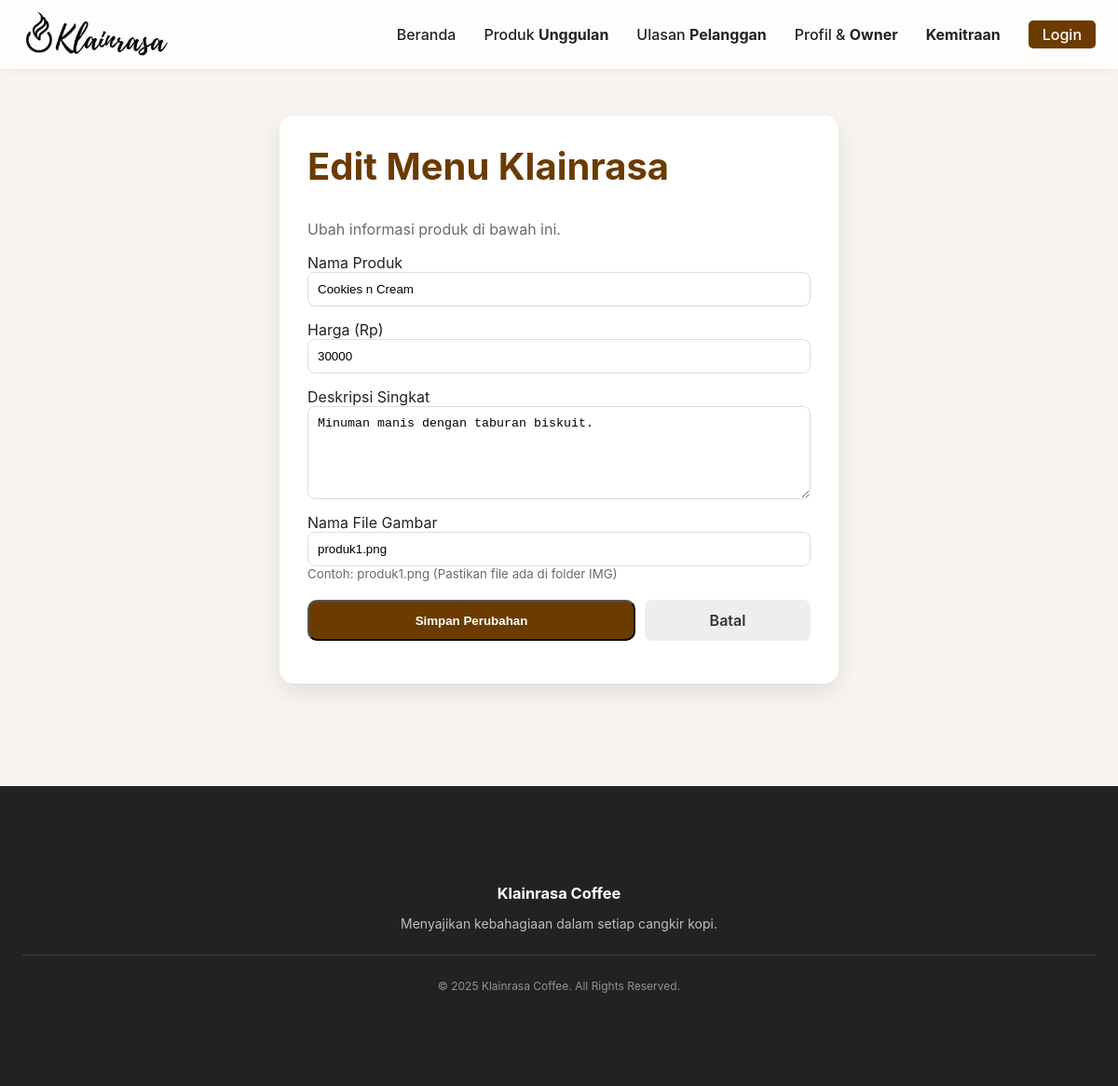
Screenshot of /edit_menu.php?id=2 (signed in) with the database file from the repository.
### tables this page shows
CREATE TABLE `menu` (
  `id` int(11) NOT NULL,
  `nama_produk` varchar(100) DEFAULT NULL,
  `harga` int(11) DEFAULT NULL,
  `deskripsi` text DEFAULT NULL,
  `gambar` varchar(100) DEFAULT NULL
);

### edit_menu.php (the view, shortened to what this page needs)
<?php
include 'koneksi.php';
$id = $_GET['id'];
$query = mysqli_query($koneksi, "SELECT * FROM menu WHERE id='$id'");
$m = mysqli_fetch_array($query);
include 'header.php';
?>
<main class="wrap" style="padding: 50px 20px;">
    <div style="background: white; padding: 30px; border-radius: 15px; box-shadow: var(--shadow); max-width: 600px; margin: auto;">
        <h2 style="color: var(--accent); margin-top: 0;">Edit Menu <strong>Klainrasa</strong></h2>
        <p class="muted">Ubah informasi produk di bawah ini.</p>
        <form method="POST">
            <div style="margin-bottom: 15px;">
                <label>Nama Produk</label>
                <input type="text" name="nama_produk" value="<?php echo $m['nama_produk']; ?>" required
                       style="width:100%; padding:10px; border:1px solid #ddd; border-radius:8px;">
            </div>
            <div style="margin-bottom: 15px;">
                <label>Harga (Rp)</label>
                <input type="number" name="harga" value="<?php echo $m['harga']; ?>" required
                       style="width:100%; padding:10px; border:1px solid #ddd; border-radius:8px;">
            </div>
            <div style="margin-bottom: 15px;">
                <label>Deskripsi Singkat</label>
                <textarea name="deskripsi" required
                          style="width:100%; height:100px; padding:10px; border:1px solid #ddd; border-radius:8px;"><?php echo $m['deskripsi']; ?></textarea>
            </div>
            <div style="margin-bottom: 20px;">
                <label>Nama File Gambar</label>
                <input type="text" name="gambar" value="<?php echo $m['gambar']; ?>" required
                       style="width:100%; padding:10px; border:1px solid #ddd; border-radius:8px;">
                <small class="muted">Contoh: produk1.png (Pastikan file ada di folder IMG)</small>
            </div>
            <div style="display: flex; gap: 10px;">
                <button type="submit" name="update" class="btn primary" style="flex: 2;">Simpan Perubahan</button>
                <a href="admin.php" class="btn" style="flex: 1; text-align: center; background: #eee; color: #333; padding: 12px; border-radius: 8px;">Batal</a>
            </div>
        </form>
    </div>
</main>
<?php include 'footer.php'; ?>

### style.css (style rules this page uses)
* { box-sizing:border-box }
a { color:inherit;text-decoration:none }
.muted { color:var(--muted) }
.btn { padding:10px 20px; border-radius:var(--radius); font-weight:600; transition:background 0.3s, color 0.3s }
.btn.primary { background-color:var(--accent); color:var(--card); }
.wrap { max-width:var(--maxw);margin:0 auto;padding:48px var(--container-padding) }
h2 { font-size:2.5rem;color:var(--accent-light) }

### rows the page displays
menu: nama_produk "Cookies n Cream", harga "30000", deskripsi "Minuman manis dengan taburan biskuit.", gambar "produk1.png"
